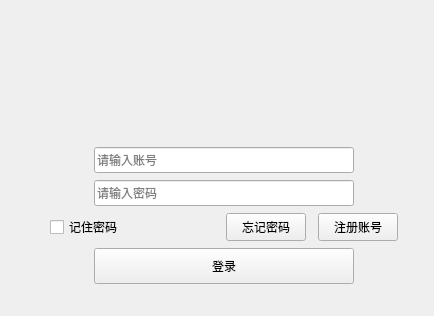
<?xml version="1.0" encoding="UTF-8"?>
<ui version="4.0">
 <class>UserLogin</class>
 <widget class="QWidget" name="UserLogin">
  <property name="geometry">
   <rect>
    <x>0</x>
    <y>0</y>
    <width>434</width>
    <height>316</height>
   </rect>
  </property>
  <property name="sizePolicy">
   <sizepolicy hsizetype="Fixed" vsizetype="Fixed">
    <horstretch>0</horstretch>
    <verstretch>0</verstretch>
   </sizepolicy>
  </property>
  <property name="minimumSize">
   <size>
    <width>434</width>
    <height>316</height>
   </size>
  </property>
  <property name="maximumSize">
   <size>
    <width>434</width>
    <height>316</height>
   </size>
  </property>
  <property name="windowTitle">
   <string>UserLogin</string>
  </property>
  <widget class="QWidget" name="titleWidget" native="true">
   <property name="geometry">
    <rect>
     <x>0</x>
     <y>0</y>
     <width>434</width>
     <height>104</height>
    </rect>
   </property>
   <property name="sizePolicy">
    <sizepolicy hsizetype="Expanding" vsizetype="Expanding">
     <horstretch>0</horstretch>
     <verstretch>0</verstretch>
    </sizepolicy>
   </property>
   <property name="minimumSize">
    <size>
     <width>0</width>
     <height>104</height>
    </size>
   </property>
   <property name="maximumSize">
    <size>
     <width>16777215</width>
     <height>104</height>
    </size>
   </property>
   <property name="titleskin" stdset="0">
    <bool>true</bool>
   </property>
  </widget>
  <widget class="QWidget" name="bodyWidget" native="true">
   <property name="geometry">
    <rect>
     <x>0</x>
     <y>104</y>
     <width>448</width>
     <height>211</height>
    </rect>
   </property>
   <property name="sizePolicy">
    <sizepolicy hsizetype="Preferred" vsizetype="Expanding">
     <horstretch>0</horstretch>
     <verstretch>0</verstretch>
    </sizepolicy>
   </property>
   <property name="minimumSize">
    <size>
     <width>0</width>
     <height>200</height>
    </size>
   </property>
   <property name="bottonskin" stdset="0">
    <bool>true</bool>
   </property>
   <layout class="QVBoxLayout" name="verticalLayout">
    <property name="spacing">
     <number>0</number>
    </property>
    <property name="leftMargin">
     <number>0</number>
    </property>
    <property name="topMargin">
     <number>36</number>
    </property>
    <property name="rightMargin">
     <number>0</number>
    </property>
    <property name="bottomMargin">
     <number>20</number>
    </property>
    <item>
     <layout class="QHBoxLayout" name="horizontalLayout">
      <item>
       <spacer name="horizontalSpacer">
        <property name="orientation">
         <enum>Qt::Horizontal</enum>
        </property>
        <property name="sizeHint" stdset="0">
         <size>
          <width>40</width>
          <height>20</height>
         </size>
        </property>
       </spacer>
      </item>
      <item>
       <widget class="QLineEdit" name="editUserAccount">
        <property name="minimumSize">
         <size>
          <width>260</width>
          <height>26</height>
         </size>
        </property>
        <property name="maximumSize">
         <size>
          <width>260</width>
          <height>26</height>
         </size>
        </property>
        <property name="placeholderText">
         <string>请输入账号</string>
        </property>
       </widget>
      </item>
      <item>
       <spacer name="horizontalSpacer_2">
        <property name="orientation">
         <enum>Qt::Horizontal</enum>
        </property>
        <property name="sizeHint" stdset="0">
         <size>
          <width>40</width>
          <height>20</height>
         </size>
        </property>
       </spacer>
      </item>
     </layout>
    </item>
    <item>
     <layout class="QHBoxLayout" name="horizontalLayout_2">
      <item>
       <spacer name="horizontalSpacer_3">
        <property name="orientation">
         <enum>Qt::Horizontal</enum>
        </property>
        <property name="sizeHint" stdset="0">
         <size>
          <width>40</width>
          <height>20</height>
         </size>
        </property>
       </spacer>
      </item>
      <item>
       <widget class="QLineEdit" name="editPassword">
        <property name="sizePolicy">
         <sizepolicy hsizetype="Expanding" vsizetype="Fixed">
          <horstretch>0</horstretch>
          <verstretch>0</verstretch>
         </sizepolicy>
        </property>
        <property name="minimumSize">
         <size>
          <width>260</width>
          <height>26</height>
         </size>
        </property>
        <property name="maximumSize">
         <size>
          <width>260</width>
          <height>26</height>
         </size>
        </property>
        <property name="echoMode">
         <enum>QLineEdit::Password</enum>
        </property>
        <property name="placeholderText">
         <string>请输入密码</string>
        </property>
       </widget>
      </item>
      <item>
       <spacer name="horizontalSpacer_4">
        <property name="orientation">
         <enum>Qt::Horizontal</enum>
        </property>
        <property name="sizeHint" stdset="0">
         <size>
          <width>40</width>
          <height>20</height>
         </size>
        </property>
       </spacer>
      </item>
     </layout>
    </item>
    <item>
     <layout class="QHBoxLayout" name="horizontalLayout_3">
      <property name="spacing">
       <number>12</number>
      </property>
      <item>
       <spacer name="horizontalSpacer_5">
        <property name="orientation">
         <enum>Qt::Horizontal</enum>
        </property>
        <property name="sizeHint" stdset="0">
         <size>
          <width>13</width>
          <height>20</height>
         </size>
        </property>
       </spacer>
      </item>
      <item>
       <widget class="QCheckBox" name="checkBox">
        <property name="sizePolicy">
         <sizepolicy hsizetype="Fixed" vsizetype="Fixed">
          <horstretch>0</horstretch>
          <verstretch>0</verstretch>
         </sizepolicy>
        </property>
        <property name="minimumSize">
         <size>
          <width>164</width>
          <height>28</height>
         </size>
        </property>
        <property name="maximumSize">
         <size>
          <width>164</width>
          <height>28</height>
         </size>
        </property>
        <property name="text">
         <string>记住密码</string>
        </property>
       </widget>
      </item>
      <item>
       <widget class="QPushButton" name="forgetWordbtn">
        <property name="sizePolicy">
         <sizepolicy hsizetype="Fixed" vsizetype="Fixed">
          <horstretch>0</horstretch>
          <verstretch>0</verstretch>
         </sizepolicy>
        </property>
        <property name="minimumSize">
         <size>
          <width>0</width>
          <height>24</height>
         </size>
        </property>
        <property name="maximumSize">
         <size>
          <width>16777215</width>
          <height>28</height>
         </size>
        </property>
        <property name="text">
         <string>忘记密码</string>
        </property>
       </widget>
      </item>
      <item>
       <widget class="QPushButton" name="registBtn">
        <property name="sizePolicy">
         <sizepolicy hsizetype="Fixed" vsizetype="Fixed">
          <horstretch>0</horstretch>
          <verstretch>0</verstretch>
         </sizepolicy>
        </property>
        <property name="minimumSize">
         <size>
          <width>0</width>
          <height>28</height>
         </size>
        </property>
        <property name="maximumSize">
         <size>
          <width>16777215</width>
          <height>28</height>
         </size>
        </property>
        <property name="text">
         <string>注册账号</string>
        </property>
       </widget>
      </item>
      <item>
       <spacer name="horizontalSpacer_6">
        <property name="orientation">
         <enum>Qt::Horizontal</enum>
        </property>
        <property name="sizeHint" stdset="0">
         <size>
          <width>17</width>
          <height>20</height>
         </size>
        </property>
       </spacer>
      </item>
     </layout>
    </item>
    <item>
     <layout class="QHBoxLayout" name="horizontalLayout_4">
      <property name="spacing">
       <number>0</number>
      </property>
      <item>
       <spacer name="horizontalSpacer_7">
        <property name="orientation">
         <enum>Qt::Horizontal</enum>
        </property>
        <property name="sizeHint" stdset="0">
         <size>
          <width>40</width>
          <height>20</height>
         </size>
        </property>
       </spacer>
      </item>
      <item>
       <widget class="QPushButton" name="loginBtn">
        <property name="sizePolicy">
         <sizepolicy hsizetype="Fixed" vsizetype="Fixed">
          <horstretch>0</horstretch>
          <verstretch>0</verstretch>
         </sizepolicy>
        </property>
        <property name="minimumSize">
         <size>
          <width>260</width>
          <height>36</height>
         </size>
        </property>
        <property name="maximumSize">
         <size>
          <width>260</width>
          <height>36</height>
         </size>
        </property>
        <property name="text">
         <string>登录</string>
        </property>
       </widget>
      </item>
      <item>
       <spacer name="horizontalSpacer_8">
        <property name="orientation">
         <enum>Qt::Horizontal</enum>
        </property>
        <property name="sizeHint" stdset="0">
         <size>
          <width>40</width>
          <height>20</height>
         </size>
        </property>
       </spacer>
      </item>
     </layout>
    </item>
   </layout>
  </widget>
 </widget>
 <layoutdefault spacing="6" margin="11"/>
 <resources/>
 <connections/>
</ui>
